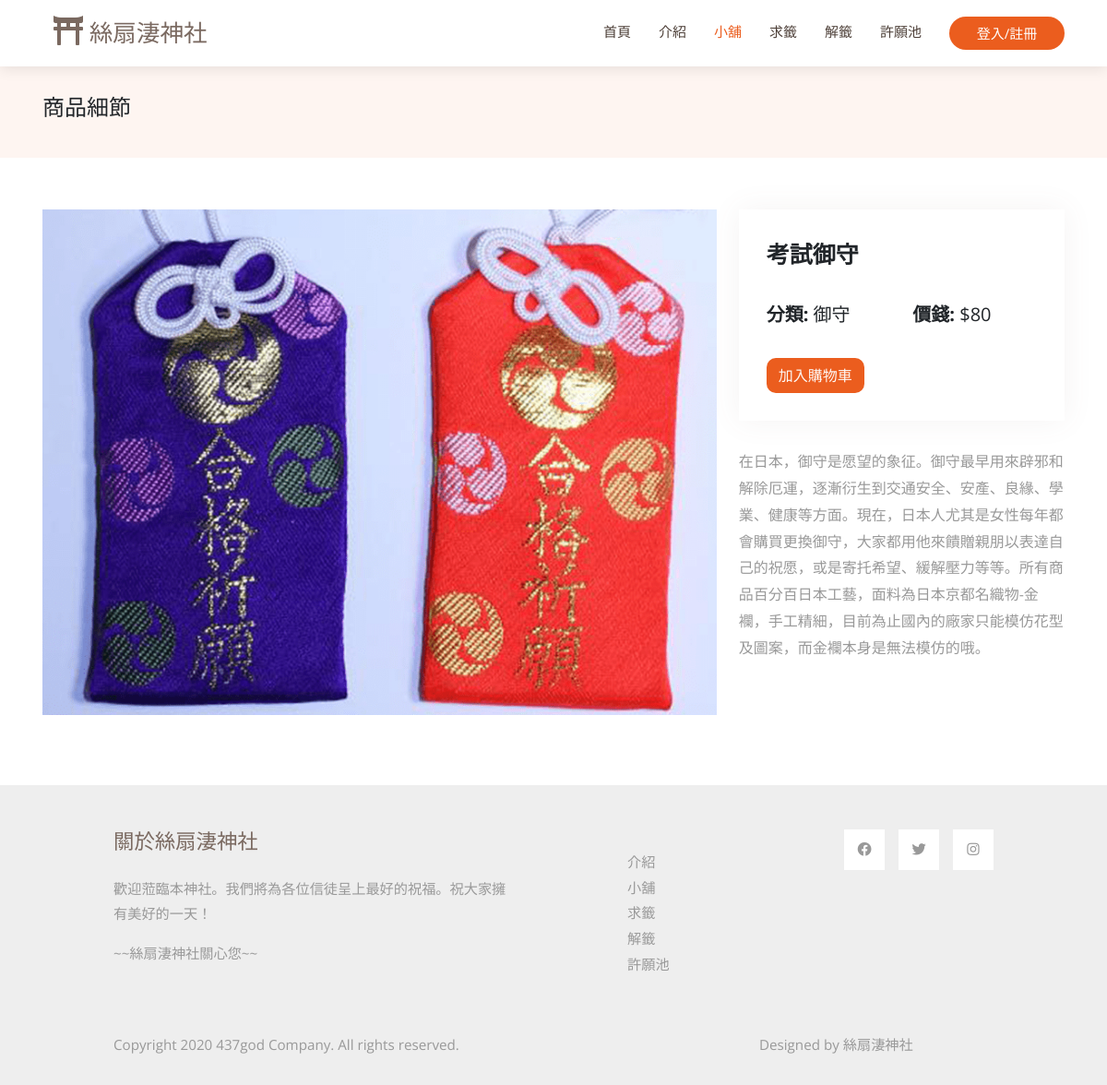
The page /商品頁.php?id=1 on the database its author committed.
### tables this page shows
CREATE TABLE `products` (
  `product_id` int(11) NOT NULL,
  `product_picture` mediumtext NOT NULL,
  `product_name` mediumtext NOT NULL,
  `product_categories` mediumtext NOT NULL,
  `product_price` mediumtext NOT NULL,
  `product_type` mediumtext NOT NULL,
  `product_instruction` text NOT NULL
);

### 商品頁.php (the view, shortened to what this page needs)
<!DOCTYPE html>
<html lang="en">
<head>
  <?php
    include ("template.php");
    echo $vendorcss;
    echo $maincss;
  ?>
  <?php
  include("mysql_connect.inc.php");
  if ($result = mysqli_query($link, "SELECT * FROM `products` WHERE `product_id`=".$_GET['id'])) {
  while ($row = mysqli_fetch_assoc($result)) {
    if($_SESSION['Name'] != null)
    {
    $buyer="<button class=\"btn numbutton my-cart-btn\" data-id=\"$row[product_id]\" data-name=\"$row[product_name]\" data-price=\"$row[product_price]\" data-quantity=\"1\" data-image=\"$row[product_picture]\" style=\"margin-top: 0px;\">加入購物車</button>";
    }
    else
    {
      $buyer="<a href=\"plslogin.php\">
      <button class=\"btn numbutton my-cart-btn\" style=\"margin-top: 0px;\">加入購物車</button>
      </a>";
    }
    $data .= "
    <section id=\"portfolio-details\" class=\"portfolio-details\">
        <div class=\"container\">
            <div class=\"row gy-4\">
            <div class=\"col-lg-8\">
                <div class=\"portfolio-details-slider swiper\">
                <div class=\"swiper-wrapper align-items-center\">
                    <img src=\"$row[product_picture]\" alt=\"\">
                </div>
                </div>
            </div>
            <div class=\"col-lg-4\">
                <div class=\"portfolio-info\">
                <span class=\"name\">$row[product_name]</span>
                <ul>
                    <div class=\"container\" style=\"padding-left: 0px;padding-right: 0px;padding-left: 0px;\">
                    <div class=\"row mt-3\">
                        <div class=\"col-6\">
                        <span class=\"detail\"><strong>分類: </strong>$row[product_categories]</span>
                        </div>
                        <div class=\"col-6\">
                        <span class=\"detail\"><strong>價錢: </strong>$$row[product_price]</span>
                        </div>
                    </div>
                    </div>
                </ul>
                 $buyer
                </div>
                <div class=\"portfolio-description\">
                <p>
                    $row[product_instruction]
                </p>
                </div>
            </div>
            </div>
        </div>
        </section>
    ";
    }
    }
?>
</head>
<body>
  <?php
  include ("template.php");
  ?>
  <header id="header" class="fixed-top d-flex align-items-center">
    <div class="container d-flex align-items-center justify-content-between">
      <div class="container-fluid">
        <a class="navbar-brand" href="index.php">
            <i class="fas fa-film mr-2"></i>
            絲扇淒神社
        </a>
      </div>
      <nav id="navbar" class="navbar">
        <ul>
          <li><a class="nav-link scrollto" href="index.php">首頁</a></li>
          <li><a class="nav-link scrollto" href="first.php">介紹</a></li>
          <li><a class="nav-link scrollto active" href="store-page.php">小舖</a></li>
          <li><a class="nav-link scrollto" href="求籤.php">求籤</a></li>
          <li><a class="nav-link scrollto" href="解籤1.php">解籤</a></li>
          <li><a class="nav-link scrollto" href="許願池.php">許願池</a></li>
          <li>
          <?php
            if (isset($_SESSION['Name'])) {
                if($_SESSION["Name"] == 'admin')
                {
                  echo '<li><a class="nav-link scrollto" data-bs-toggle="modal" data-bs-target="#exampleModal">
                  <i class="fas fa-shopping-cart my-cart-icon"></i>
                  <span class="badge badge-notify my-cart-badge"></span></a></li>';
                  echo '<li><a class="nav-link scrollto" href="商品管理.php">管理中心</a></li>';
                  echo '<li><a href="logout.php">'.$_SESSION['Name'].'   登出</a></li>';
                }
                else
                {
                  echo '<li><a class="nav-link scrollto" data-bs-toggle="modal" data-bs-target="#exampleModal">
                  <i class="fas fa-shopping-cart my-cart-icon"></i>
                  <span class="badge badge-notify my-cart-badge"></span></a></li>';
                  echo '<li><a class="nav-link scrollto" href="訂單管理.php">訂單查詢</a></li>';
                  echo '<li><a href="logout.php">'.$_SESSION['Name'].'   登出</a></li>';
                }
                } else {
                echo '<li><button class="getstarted button1" onclick="document.getElementById(\'id01\').style.display=\'block\'" style="width: 125px; padding-top: 7px;">登入/註冊</button></li>';
                }
            ?>
        </ul>
      </nav>
    </div>
  </header>
  <main id="main">
    <section class="breadcrumbs">
      <div class="container">
        <div class="d-flex justify-content-between align-items-center">
          <h2 style="text-align: left;">商品細節</h2>
        </div>
      </div>
    </section>
    <?php echo $data;?>
  </main>
  <?php
  include ("template.php");
  ?>
</body>
</html>

### css/style.css (style rules this page uses)
body { font-family: "Open Sans", sans-serif; color: #212529; }
a { color: #eb5d1e; text-decoration: none; }
h1, h2, h3, h4, h5, h6, .font-primary { font-family: "Raleway", sans-serif; }
#header { height: 72px; transition: all 0.5s; z-index: 997; transition: all 0.5s; background: #fff; box-shadow: 0px 2px 15px rgba(0, 0, 0, 0.1); }
#main { margin-top: 72px; }
.navbar { padding: 0; }
.navbar ul { margin: 0; padding: 0; display: flex; list-style: none; align-items: center; }
.navbar li { position: relative; }
.navbar a, .navbar a:focus { display: flex; align-items: center; justify-content: space-between; padding: 10px 0 10px 30px; font-size: 15px; color: #4e4039; white-space: nowrap; transition: 0.3s; }
.navbar a:hover, .navbar .active, .navbar .active:focus, .navbar li:hover > a { color: #eb5d1e; }
.navbar .getstarted, .navbar .getstarted:focus { background: #eb5d1e; color: #fff; padding: 10px 25px; margin-left: 30px; border-radius: 50px; }
section { padding: 60px 0; overflow: hidden; }
.breadcrumbs { padding: 15px 0; background-color: #fef5f1; min-height: 40px; }
.breadcrumbs h2 { font-size: 24px; font-weight: 300; }
.portfolio-details { padding-top: 40px; }
.portfolio-details .portfolio-details-slider img { width: 100%; }
.portfolio-details .portfolio-info { padding: 30px; box-shadow: 0px 0 30px rgba(122, 105, 96, 0.08); }
.portfolio-details .portfolio-info ul { list-style: none; padding: 0; font-size: 15px; }
.portfolio-details .portfolio-description { padding-top: 30px; }
.portfolio-details .portfolio-description p { padding: 0; }

### css/style1.css (style rules this page uses)
*, *:before, *:after { box-sizing: border-box; margin: 0; padding: 0; }
body { font-family: "Open Sans", Helvetica, Arial, sans-serif; background: #ffffff; }
input, button { border: none; outline: none; background: none; font-family: "Open Sans", Helvetica, Arial, sans-serif; }
.button1 { display: block; margin: 0 auto; width: 260px; height: 36px; border-radius: 30px; color: #fff; font-size: 15px; cursor: pointer; }
h2 { width: 100%; font-size: 26px; text-align: center; }
.container { padding: 16px; }

### css/templatemo-style.css (style rules this page uses)
p { line-height: 1.8; }
a { text-decoration: none; transition: all 0.3s ease; }
.container-fluid { max-width: 1770px; }
.tm-container-small { max-width: 1050px; }
.btn { border-radius: 0; }
.navbar-brand { color: rgb(122, 105, 96); font-size: 1.6rem; }
.navbar-brand i { font-size: 2rem; }
.tm-text-primary { color: rgb(122, 105, 96); }
.tm-bg-gray { background-color: #EEEEEE; }
.nav-link { color: #666666; border-bottom: 4px solid transparent; font-size: 1.2rem; }
p, .tm-text-gray { color: #999; }
.tm-footer-links li { list-style: none; margin-bottom: 5px; }
.tm-footer-links li a { color: #999999; }
.tm-social-links li { list-style: none; margin-right: 15px; }
.tm-social-links li:last-child { margin-right: 0; }
.tm-social-links li a { color: #999999; width: 44px; height: 44px; display: flex; background-color: #fff; align-items: center; justify-content: center; }
.tm-footer { font-size: 0.95rem; }
.tm-footer-title { font-size: 1.4rem; }

### 商品頁.php (style rules this page uses)
.name { font-size: 25px; font-weight: bolder; }
.detail { margin-top: 30px; font-size: 20px; }
.numbutton { background-color: #eb5d1e; color: #fef8f5; border-radius: 10px; }

### rows shown on the page
products: product_picture (picture), product_name "考試御守", product_categories "御守", product_price "80", product_instruction "在日本，御守是愿望的象征。御守最早用來辟邪和解除厄運，逐漸衍生到交通安全、安產、良緣、學業、健康等方面。現在，日本人尤其是女性每年都會購買更換御守，大家都用他來饋贈親朋以表達自己的祝愿，或是寄托希望、緩解壓力等等。所有商品百分百日本工藝，面料為日本京都名織物-金襴，手工精細，目前為止國內的廠家只能模仿花型及圖案，而金襴本身是無法模仿的哦。"
